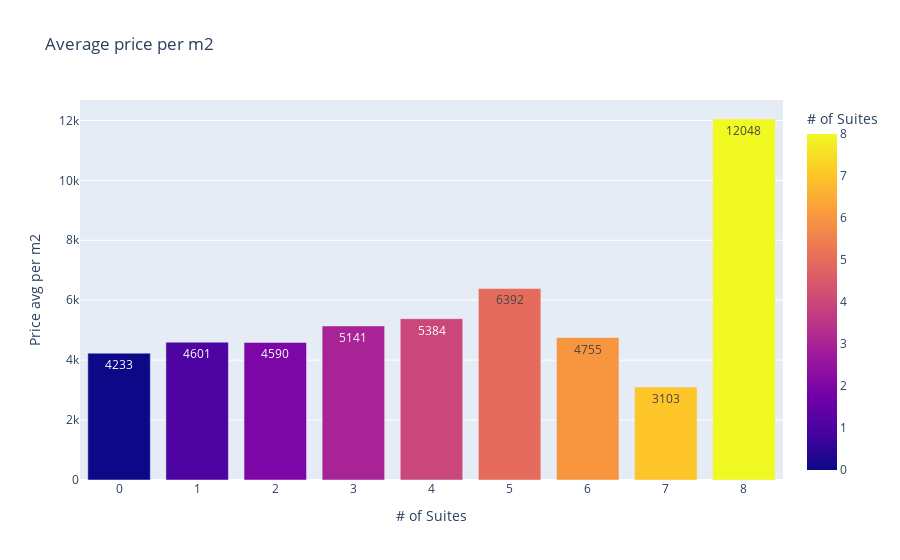

The code cell stored with this chart in its notebook:
### Markdown cell above
### **H4.** Houses with suites have higher prices per m2 on average.
****

### Code cell
aux1 = df4.groupby('en_suites')['price_m2'].mean().sort_values().reset_index()
aux1['price_m2']= round(aux1['price_m2'],0)

px.bar(data_frame = aux1,
        x='en_suites',
        y='price_m2',
        color='en_suites',
        text='price_m2',
        title = 'Average price per m2',
        labels={'price_m2':'Price avg per m2',
                'en_suites': '# of Suites'           
               }
        )

### Figure 1 — Plotly figure (JSON) as saved in the notebook; plotly's stock layout.template omitted (floating-point values rounded to 4 significant figures)
{"data": [{"alignmentgroup": "True", "hovertemplate": "# of Suites=%{marker.color}<br>Price avg per m2=%{text}<extra></extra>", "legendgroup": "", "marker": {"color": [7, 0, 2, 1, 6, 3, 4, 5, 8], "coloraxis": "coloraxis"}, "name": "", "offsetgroup": "", "orientation": "v", "showlegend": false, "text": [3103, 4233, 4590, 4601, 4755, 5141, 5384, 6392, 12048], "textposition": "auto", "type": "bar", "x": [7, 0, 2, 1, 6, 3, 4, 5, 8], "xaxis": "x", "y": [3103, 4233, 4590, 4601, 4755, 5141, 5384, 6392, 12048], "yaxis": "y"}], "layout": {"barmode": "relative", "coloraxis": {"colorbar": {"title": {"text": "# of Suites"}}, "colorscale": [[0, "#0d0887"], [0.1111, "#46039f"], [0.2222, "#7201a8"], [0.3333, "#9c179e"], [0.4444, "#bd3786"], [0.5556, "#d8576b"], [0.6667, "#ed7953"], [0.7778, "#fb9f3a"], [0.8889, "#fdca26"], [1, "#f0f921"]]}, "legend": {"tracegroupgap": 0}, "title": {"text": "Average price per m2"}, "xaxis": {"anchor": "y", "domain": [0, 1], "title": {"text": "# of Suites"}}, "yaxis": {"anchor": "x", "domain": [0, 1], "title": {"text": "Price avg per m2"}}}}
